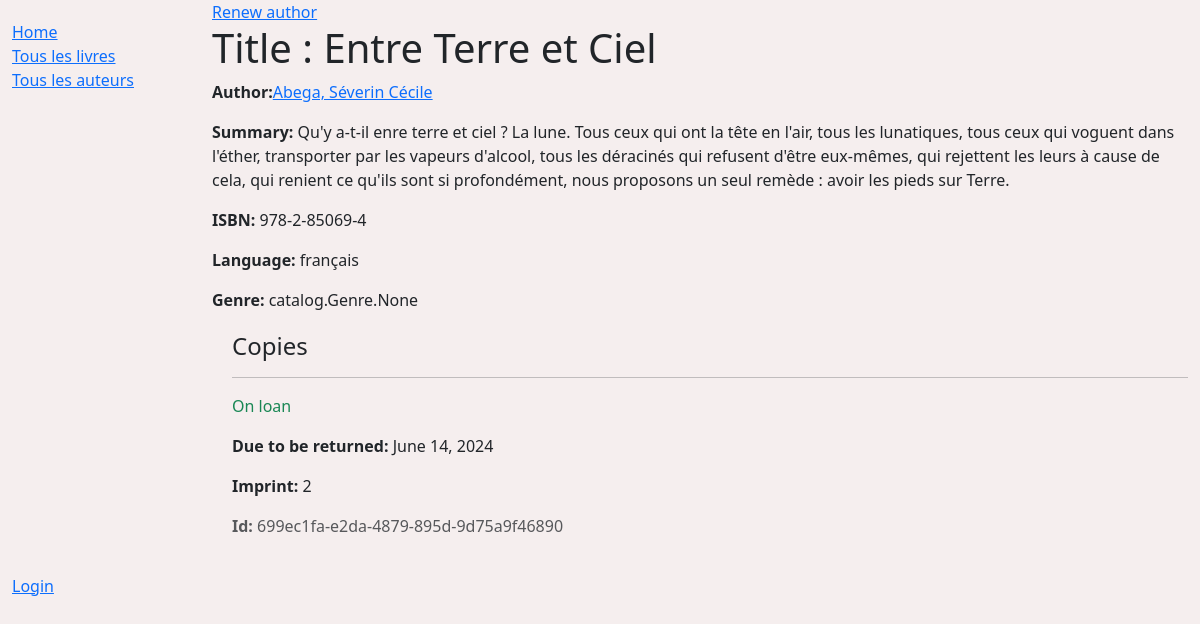
Before: /catalog/book/1 with the older database file.
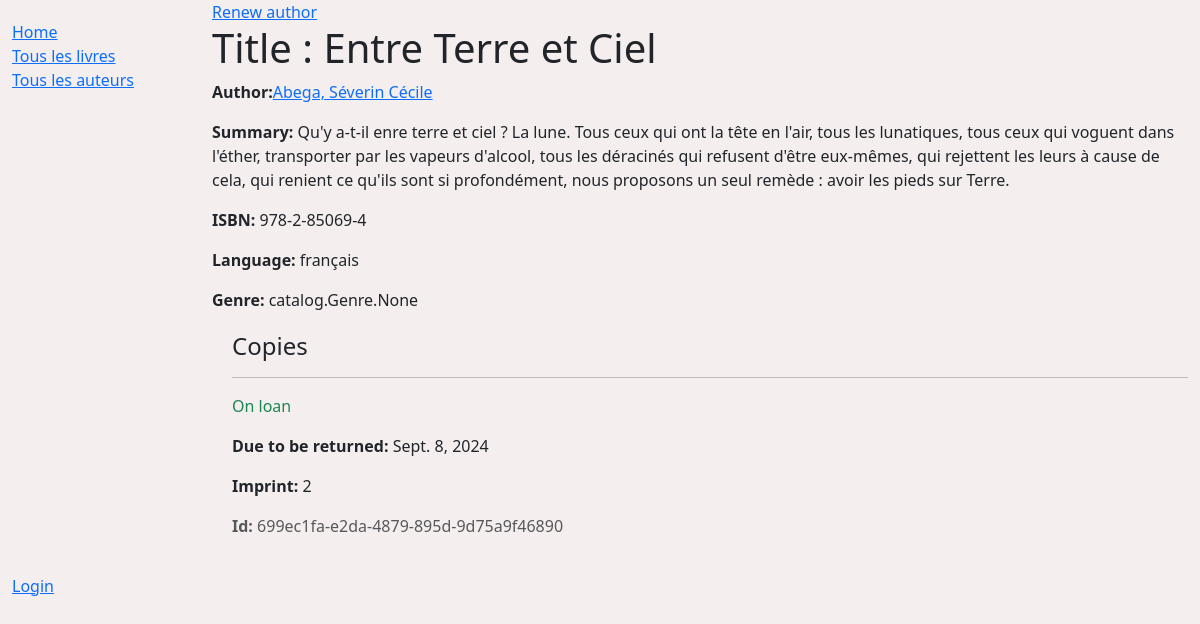
After: the same page with the newer database file.
### catalog/models.py (models this page shows, shortened)
class BookInstance (models.Model):
    id = models.UUIDField(primary_key=True,default=uuid.uuid4,help_text='Unique ID for this particular book across whole library')
    book = models.ForeignKey(Book,on_delete=models.SET_NULL,null=True)
    imprint = models.CharField(max_length=200)
    due_back = models.DateField(null=True,blank=True)
    borrower = models.ForeignKey(settings.AUTH_USER_MODEL,on_delete=models.SET_NULL,null=True,blank=True)
    LOAN_STATUS=(
        ('m','Maintenanc'),
        ('o','On loan'),
        ('a','Available'),
        ('r','Reserved'),
    )
    status = models.CharField(max_length=1,choices=LOAN_STATUS,blank=True,default='m',help_text='Book availability')
    class Meta:
        ordering =['due_back']
        permissions = (("can_mark_returned", "Set book as returned"),)

### catalog/views.py (the view)
# urls.py: path('book/<int:pk>',views.BookDetailView.as_view(),name='book-detail'),
class BookDetailView(generic.DetailView):
    model = Book

### catalog/models.py (called while the page is built)
    def get_absolute_url(self):
        return reverse('author-detail', args=[str(self.id)])

    def __str__(self):
        return f'{self.last_name}, {self.first_name}'

    def __str__(self):
        return self.name

### catalog/templates/catalog/book_detail.html (shortened to what this page needs)
{% extends "generic_base.html" %}
{% block content %}
    <a href="{%url 'book-update' book.pk %}">Renew author<a></a>
    <h1>Title : {{book.title}}</h1>
    <p><strong>Author:</strong><a href="{{book.author.get_absolute_url}}">{{book.author}}</a></p>
    <p><strong>Summary:</strong>  {{book.summary}}</p>
    <p><strong>ISBN:</strong> {{book.isbn}}</p>
    <p><strong>Language:</strong> {{book.language}}</p>
    <p><strong>Genre:</strong> {{book.genre}}</p>
    <div style="margin-left: 20px;margin-top: 20px;">
        <h4>Copies</h4>
        {% for copy in book.bookinstance_set.all%}
            <hr/>
            <p class="{% if 'copy.status = a'%} text-success
            {% elif copy.status == 'm'%} text-danger
            {% else %} text-warning {% endif %}">
                {{copy.get_status_display}}
            </p>
            {% if 'copy.status !=a' %}
                <p><strong>Due to be returned:</strong>  {{copy.due_back}}</p>
            {%endif%}
            <p><strong>Imprint:</strong>  {{copy.imprint}}</p>
            <p class="text-muted"><strong>Id:</strong>  {{copy.id}}</p>
        {%endfor%}
    </div>
{% endblock%}

Changed rows visible on the page:
changed BookInstance "On loan": due_back "June 14, 2024" → "Sept. 8, 2024"
